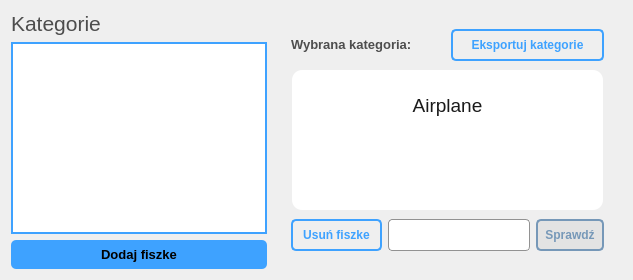
        <widget class="QWidget" name="page">
         <layout class="QHBoxLayout" name="horizontalLayout_4">
          <item>
           <layout class="QVBoxLayout" name="verticalLayout_2">
            <item>
             <widget class="QLabel" name="label">
              <property name="font">
               <font>
                <pointsize>16</pointsize>
                <weight>50</weight>
                <bold>false</bold>
               </font>
              </property>
              <property name="styleSheet">
               <string notr="true">color: rgb(77, 77, 77);
</string>
              </property>
              <property name="text">
               <string>Kategorie</string>
              </property>
             </widget>
            </item>
            <item>
             <widget class="QListWidget" name="categoriesField">
              <property name="sizePolicy">
               <sizepolicy hsizetype="Maximum" vsizetype="Expanding">
                <horstretch>0</horstretch>
                <verstretch>0</verstretch>
               </sizepolicy>
              </property>
              <property name="styleSheet">
               <string notr="true">QListWidget
{
	border : 2px solid rgb(62, 162, 255);
	background-color: 'white';
}
QListWidget QScrollBar
{
	background : lightblue;
}
QListView::item:selected
{
	background-color: rgb(222, 222, 222);
}
QListView::item
{
	padding-top: 7px;
	padding-bottom: 7px;
   color: rgb(77, 77, 77);
}
QListView
{
	outline: 0;
   font-size: 16px;
   font-weight: 450;
}</string>
              </property>
             </widget>
            </item>
            <item>
             <widget class="QWidget" name="widget_16" native="true">
              <property name="minimumSize">
               <size>
                <width>0</width>
                <height>0</height>
               </size>
              </property>
              <property name="font">
               <font>
                <pointsize>8</pointsize>
               </font>
              </property>
              <property name="styleSheet">
               <string notr="true">QPushButton {
	background-color: rgb(62, 162, 255);
	border: none;
	color: &quot;white&quot;;
	padding-bottom: 7px;
	padding-top: 7px;
	border-radius: 5;
	font-weight: 500;
	font-size: 13px;
}

QPushButton:hover {
	background-color: rgb(42, 142, 255);
}</string>
              </property>
              <layout class="QHBoxLayout" name="horizontalLayout_18">
               <property name="spacing">
                <number>0</number>
               </property>
               <property name="leftMargin">
                <number>0</number>
               </property>
               <property name="topMargin">
                <number>0</number>
               </property>
               <property name="rightMargin">
                <number>0</number>
               </property>
               <property name="bottomMargin">
                <number>0</number>
               </property>
               <item>
                <widget class="QPushButton" name="btnAddCard">
                 <property name="cursor">
                  <cursorShape>PointingHandCursor</cursorShape>
                 </property>
                 <property name="styleSheet">
                  <string notr="true"/>
                 </property>
                 <property name="text">
                  <string>Dodaj fiszke</string>
                 </property>
                </widget>
               </item>
              </layout>
             </widget>
            </item>
           </layout>
          </item>
          <item>
           <widget class="QWidget" name="widget" native="true">
            <property name="cursor">
             <cursorShape>ArrowCursor</cursorShape>
            </property>
            <layout class="QVBoxLayout" name="verticalLayout_3">
             <property name="spacing">
              <number>0</number>
             </property>
             <item>
              <widget class="QWidget" name="widgetCatExportLabel" native="true">
               <property name="sizePolicy">
                <sizepolicy hsizetype="Preferred" vsizetype="Maximum">
                 <horstretch>0</horstretch>
                 <verstretch>0</verstretch>
                </sizepolicy>
               </property>
               <property name="styleSheet">
                <string notr="true">QPushButton {
color: rgb(62, 162, 255);
border-radius: 5px;
background-color: 'white';
border: 2px solid rgb(62, 162, 255);
padding: 7px;
padding-left: 10px;
padding-right: 10px;
font-weight: 500;
}

QPushButton:hover {
	background-color: rgb(42, 142, 255);
	color: white;
	border-color: rgb(42, 142, 255);
}</string>
               </property>
               <layout class="QHBoxLayout" name="horizontalLayout_16">
                <item>
                 <widget class="QLabel" name="choosenCategoryHeader">
                  <property name="sizePolicy">
                   <sizepolicy hsizetype="Preferred" vsizetype="Maximum">
                    <horstretch>0</horstretch>
                    <verstretch>0</verstretch>
                   </sizepolicy>
                  </property>
                  <property name="font">
                   <font>
                    <pointsize>10</pointsize>
                    <weight>75</weight>
                    <bold>true</bold>
                   </font>
                  </property>
                  <property name="styleSheet">
                   <string notr="true">color: rgb(77, 77, 77);
font-weight: 600;</string>
                  </property>
                  <property name="text">
                   <string>Wybrana kategoria:</string>
                  </property>
                 </widget>
                </item>
                <item>
                 <widget class="QPushButton" name="btnExport">
                  <property name="cursor">
                   <cursorShape>PointingHandCursor</cursorShape>
                  </property>
                  <property name="text">
                   <string>Eksportuj kategorie</string>
                  </property>
                 </widget>
                </item>
               </layout>
              </widget>
             </item>
             <item>
              <widget class="QLabel" name="cardName">
               <property name="font">
                <font>
                 <pointsize>14</pointsize>
                 <weight>50</weight>
                 <bold>false</bold>
                </font>
               </property>
               <property name="styleSheet">
                <string notr="true">background-color: white;
border-top-left-radius: 10px;
border-top-right-radius: 10px;
margin: 0 10px;
color: rgb(26, 26, 26);</string>
               </property>
               <property name="lineWidth">
                <number>1</number>
               </property>
               <property name="text">
                <string>Airplane</string>
               </property>
               <property name="alignment">
                <set>Qt::AlignCenter</set>
               </property>
               <property name="margin">
                <number>0</number>
               </property>
               <property name="indent">
                <number>-1</number>
               </property>
              </widget>
             </item>
             <item>
              <widget class="QLabel" name="answerFeedbackLabel">
               <property name="sizePolicy">
                <sizepolicy hsizetype="Minimum" vsizetype="Fixed">
                 <horstretch>0</horstretch>
                 <verstretch>0</verstretch>
                </sizepolicy>
               </property>
               <property name="minimumSize">
                <size>
                 <width>0</width>
                 <height>70</height>
                </size>
               </property>
               <property name="font">
                <font>
                 <pointsize>-1</pointsize>
                 <weight>50</weight>
                 <bold>false</bold>
                </font>
               </property>
               <property name="styleSheet">
                <string notr="true">padding: 10px;
font-size: 18px;
font-weight: 400;
background-color: white;
border-bottom-left-radius: 10px;
border-bottom-right-radius: 10px;
margin: 0 10px;</string>
               </property>
               <property name="text">
                <string/>
               </property>
               <property name="alignment">
                <set>Qt::AlignCenter</set>
               </property>
              </widget>
             </item>
             <item>
              <widget class="QWidget" name="flashcardsInputsContainer" native="true">
               <property name="sizePolicy">
                <sizepolicy hsizetype="Preferred" vsizetype="Maximum">
                 <horstretch>0</horstretch>
                 <verstretch>0</verstretch>
                </sizepolicy>
               </property>
               <property name="baseSize">
                <size>
                 <width>0</width>
                 <height>0</height>
                </size>
               </property>
               <property name="cursor">
                <cursorShape>PointingHandCursor</cursorShape>
               </property>
               <property name="styleSheet">
                <string notr="true"/>
               </property>
               <layout class="QHBoxLayout" name="horizontalLayout_3">
                <item>
                 <widget class="QWidget" name="widget_17" native="true">
                  <property name="minimumSize">
                   <size>
                    <width>0</width>
                    <height>0</height>
                   </size>
                  </property>
                  <property name="styleSheet">
                   <string notr="true">QPushButton {
color: rgb(62, 162, 255);
border-radius: 5px;
background-color: 'white';
border: 2px solid rgb(62, 162, 255);
padding: 7px;
padding-left: 10px;
padding-right: 10px;
font-weight: 500;
}

QPushButton:hover {
color: rgb(203, 46, 46);
border-color: rgb(203, 46, 46);
}</string>
                  </property>
                  <layout class="QHBoxLayout" name="horizontalLayout_19">
                   <property name="spacing">
                    <number>0</number>
                   </property>
                   <property name="leftMargin">
                    <number>0</number>
                   </property>
                   <property name="topMargin">
                    <number>0</number>
                   </property>
                   <property name="rightMargin">
                    <number>0</number>
                   </property>
                   <property name="bottomMargin">
                    <number>0</number>
                   </property>
                   <item>
                    <widget class="QPushButton" name="btnDelCard">
                     <property name="styleSheet">
                      <string notr="true"/>
                     </property>
                     <property name="text">
                      <string>Usuń fiszke</string>
                     </property>
                    </widget>
                   </item>
                  </layout>
                 </widget>
                </item>
                <item>
                 <widget class="QLineEdit" name="answerInput">
                  <property name="sizePolicy">
                   <sizepolicy hsizetype="Expanding" vsizetype="Minimum">
                    <horstretch>0</horstretch>
                    <verstretch>0</verstretch>
                   </sizepolicy>
                  </property>
                  <property name="font">
                   <font>
                    <pointsize>11</pointsize>
                   </font>
                  </property>
                  <property name="styleSheet">
                   <string notr="true">border-radius: 4px;
border: 1px solid rgb(146, 146, 146);</string>
                  </property>
                 </widget>
                </item>
                <item>
                 <widget class="QWidget" name="widget_18" native="true">
                  <property name="minimumSize">
                   <size>
                    <width>0</width>
                    <height>0</height>
                   </size>
                  </property>
                  <property name="styleSheet">
                   <string notr="true">QPushButton:enabled {
color: rgb(62, 162, 255);
border-radius: 5px;
background-color: 'white';
border: 2px solid rgb(62, 162, 255);
padding: 7px;
font-weight: 500;
}

QPushButton:disabled {
color: rgb(62, 162, 255);
border-radius: 5px;
padding: 7px;
font-weight: 500;
border: 2px solid rgb(118, 152, 184);
color: rgb(118, 152, 184);
background-color: rgb(227, 227, 227);
}

QPushButton:hover {
	background-color: rgb(42, 142, 255);
	color: white;
	border-color: rgb(42, 142, 255);
}</string>
                  </property>
                  <layout class="QHBoxLayout" name="horizontalLayout_20">
                   <property name="spacing">
                    <number>0</number>
                   </property>
                   <property name="leftMargin">
                    <number>0</number>
                   </property>
                   <property name="topMargin">
                    <number>0</number>
                   </property>
                   <property name="rightMargin">
                    <number>0</number>
                   </property>
                   <property name="bottomMargin">
                    <number>0</number>
                   </property>
                   <item>
                    <widget class="QPushButton" name="flashcardButton">
                     <property name="enabled">
                      <bool>false</bool>
                     </property>
                     <property name="cursor">
                      <cursorShape>PointingHandCursor</cursorShape>
                     </property>
                     <property name="text">
                      <string>Sprawdź</string>
                     </property>
                    </widget>
                   </item>
                  </layout>
                 </widget>
                </item>
               </layout>
              </widget>
             </item>
            </layout>
           </widget>
          </item>
         </layout>
        </widget>
